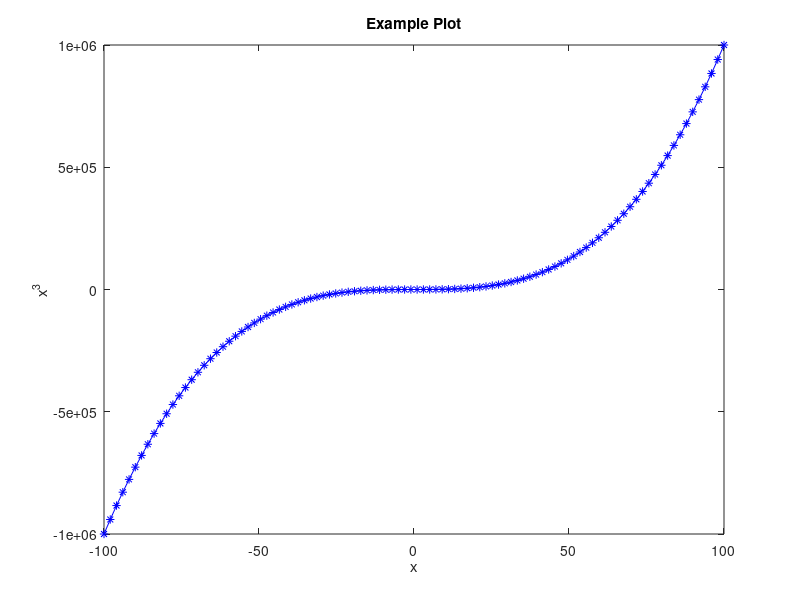

The MATLAB script that drew this image:
x = linspace(-100,100);
y = x.^3;
figure
plot(x,y);
pause(2);
plot(x,y,'r--');
pause(2);
plot(x,y,'r-*');
grid on
pause(2);
plot(x,y,'b--');
pause(2);
plot(x,y,'b-*');
xlabel('x');
ylabel('x^3');
title('Example Plot');
grid off
